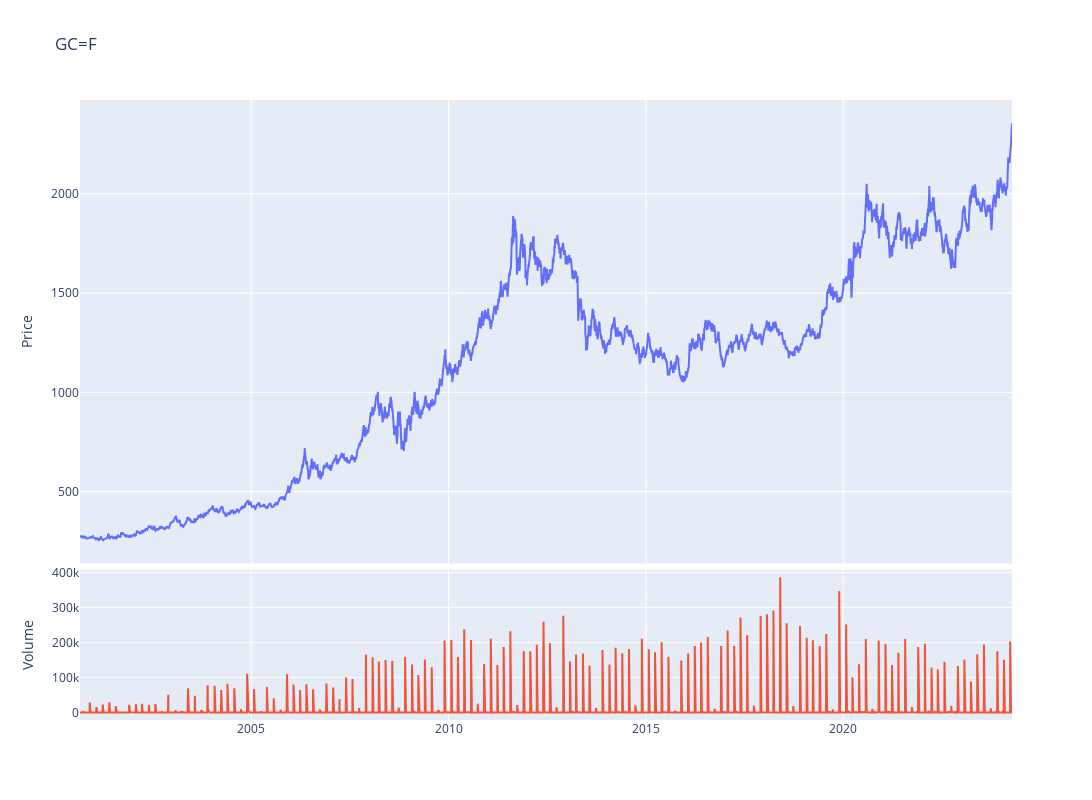

The cell this chart's notebook holds for it:
### Code cell
fig = make_subplots(rows=4, cols=1,shared_xaxes=True,vertical_spacing=0.01,specs=[[{'rowspan':3,'colspan':1}],[None],[None],[{'rowspan':1,'colspan':1}]])

# Graph (1,1)
fig.add_trace(go.Scatter(x=stock_ticker.index,y=stock_ticker['Adj Close'],mode="lines",name=f"{ticker}"),row=1, col=1)
# Update xaxis properties
fig.update_yaxes(title_text="Price", row=1, col=1)

# Graph (4,1)
fig.add_trace(go.Scatter(x=stock_ticker.index,y=stock_ticker['Volume'],mode="lines",name='Volume'),row=4, col=1)
fig.update_yaxes(title_text="Volume", row=4, col=1)

fig.update_layout(height=800, width=1300,showlegend=False,title=f"{ticker}")

fig.show()

### Figure 1 — Plotly figure (JSON) as saved in the notebook; plotly's stock layout.template omitted (floating-point values rounded to 4 significant figures; data arrays with more than 128 entries replaced by an {"elided": "..."} marker saying what was removed)
{"data": [{"mode": "lines", "name": "GC=F", "type": "scatter", "x": {"elided": "5926 str values"}, "xaxis": "x", "y": {"elided": "5926 float values"}, "yaxis": "y"}, {"mode": "lines", "name": "Volume", "type": "scatter", "x": {"elided": "5926 str values"}, "xaxis": "x2", "y": {"elided": "5926 int values"}, "yaxis": "y2"}], "layout": {"height": 800, "showlegend": false, "title": {"text": "GC=F"}, "width": 1300, "xaxis": {"anchor": "y", "domain": [0, 1], "matches": "x2", "showticklabels": false}, "xaxis2": {"anchor": "y2", "domain": [0, 1]}, "yaxis": {"anchor": "x", "domain": [0.2525, 1], "title": {"text": "Price"}}, "yaxis2": {"anchor": "x2", "domain": [0, 0.2425], "title": {"text": "Volume"}}}}
